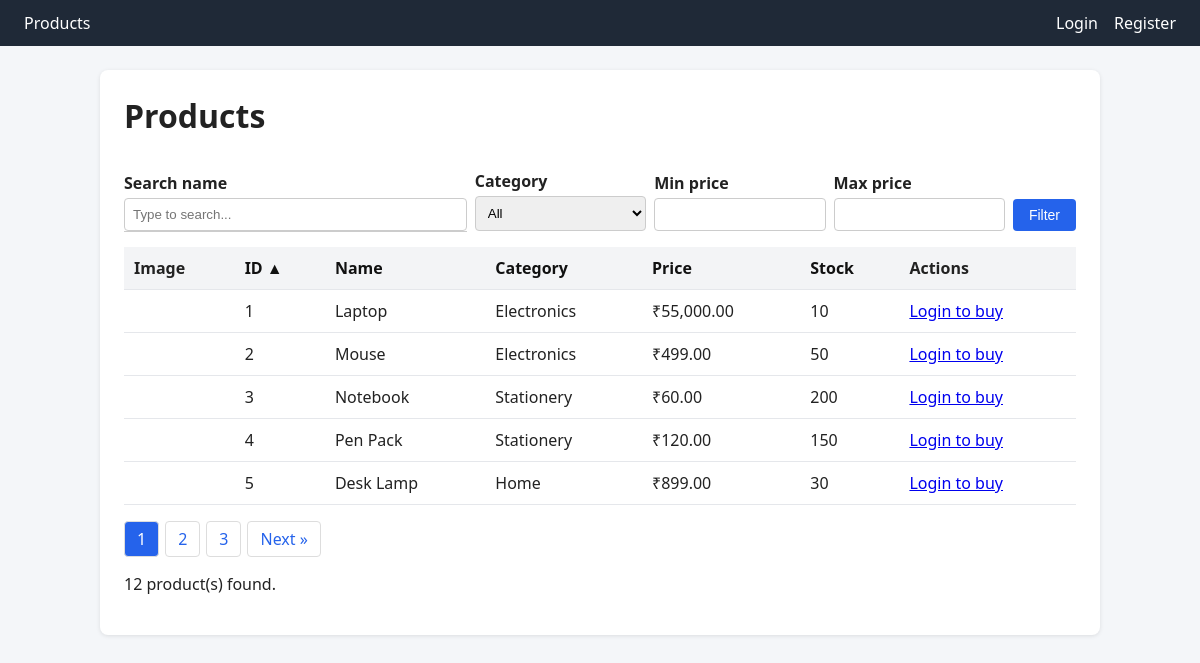
/products.php, run on the app's committed database.
### tables this page shows
CREATE TABLE IF NOT EXISTS products (
  id INT UNSIGNED AUTO_INCREMENT PRIMARY KEY,
  name VARCHAR(100) NOT NULL,
  category VARCHAR(50) NOT NULL,
  price DECIMAL(10,2) NOT NULL,
  stock INT UNSIGNED NOT NULL DEFAULT 0,
  image VARCHAR(255) DEFAULT NULL,
  created_at TIMESTAMP DEFAULT CURRENT_TIMESTAMP
);

### includes/functions.php (called while the page is built, shortened)
<?php
function e($value): string {
    return htmlspecialchars((string)$value, ENT_QUOTES, 'UTF-8');
}

### products.php (the view, shortened to what this page needs)
<?php
require_once 'config/db.php';
require_once 'includes/functions.php';
$q        = trim($_GET['q'] ?? '');
$min      = ($_GET['min'] ?? '') !== '' ? (float)$_GET['min'] : null;
$max      = ($_GET['max'] ?? '') !== '' ? (float)$_GET['max'] : null;
$sortable = ['id', 'name', 'category', 'price', 'stock'];
$sort  = in_array($_GET['sort'] ?? '', $sortable, true) ? $_GET['sort'] : 'id';
$order = (($_GET['order'] ?? 'asc') === 'desc') ? 'DESC' : 'ASC';
$where = []; $types = ''; $params = [];
$whereSql = $where ? 'WHERE ' . implode(' AND ', $where) : '';
$perPage = 5;
$page    = max(1, (int)($_GET['page'] ?? 1));
$stmt = $conn->prepare("SELECT COUNT(*) c FROM products $whereSql");
$stmt->execute();
$total = (int)$stmt->get_result()->fetch_assoc()['c'];
$pages = max(1, (int)ceil($total / $perPage));
$page  = min($page, $pages);
$offset = ($page - 1) * $perPage;
$stmt = $conn->prepare("SELECT * FROM products $whereSql ORDER BY $sort $order LIMIT ? OFFSET ?");
$t2 = $types . 'ii'; $p2 = array_merge($params, [$perPage, $offset]);
$stmt->bind_param($t2, ...$p2);
$stmt->execute();
$result = $stmt->get_result();
function url_with(array $over): string {
    return 'products.php?' . http_build_query(array_merge($_GET, $over));
}
function sort_link(string $col, string $label, string $cur, string $ord): string {
    $next = ($cur === $col && $ord === 'ASC') ? 'desc' : 'asc';
    $arrow = $cur === $col ? ($ord === 'ASC' ? ' ▲' : ' ▼') : '';
    return '<a href="' . e(url_with(['sort' => $col, 'order' => $next, 'page' => 1])) . '">' . e($label) . $arrow . '</a>';
}
include 'includes/header.php';
$loggedIn = !empty($_SESSION['user_id']);
?>
<h1>Products</h1>
<form method="get" class="filters">
  <div class="search-wrap">
    <label>Search name</label>
    <input type="text" id="search-box" name="q" value="<?= e($q) ?>" autocomplete="off" placeholder="Type to search...">
    <div id="suggestions"></div>
  </div>
  <div><label>Category</label>
    <select name="category"><option value="">All</option>
    </select></div>
  <div><label>Min price</label><input type="number" step="0.01" name="min" value="<?= $min !== null ? e($min) : '' ?>"></div>
  <div><label>Max price</label><input type="number" step="0.01" name="max" value="<?= $max !== null ? e($max) : '' ?>"></div>
  <div><button type="submit">Filter</button></div>
</form>
<table>
  <tr>
    <th>Image</th>
    <th><?= sort_link('id', 'ID', $sort, $order) ?></th>
    <th><?= sort_link('name', 'Name', $sort, $order) ?></th>
    <th><?= sort_link('category', 'Category', $sort, $order) ?></th>
    <th><?= sort_link('price', 'Price', $sort, $order) ?></th>
    <th><?= sort_link('stock', 'Stock', $sort, $order) ?></th>
    <th>Actions</th>
  </tr>
  <?php while ($p = $result->fetch_assoc()): ?>
  <tr>
    <td><?php if ($p['image']): ?><img class="thumb" src="uploads/<?= e($p['image']) ?>" alt=""><?php endif; ?></td>
    <td><?= (int)$p['id'] ?></td>
    <td><?= e($p['name']) ?></td>
    <td><?= e($p['category']) ?></td>
    <td>₹<?= number_format($p['price'], 2) ?></td>
    <td><?= (int)$p['stock'] ?></td>
    <td>
      <?php if ($loggedIn): ?>
        <form method="post" action="cart.php" style="display:inline">
          <input type="hidden" name="action" value="add"><input type="hidden" name="id" value="<?= (int)$p['id'] ?>">
          <button>Add to cart</button>
        </form>
        <a class="btn btn-gray" href="product_edit.php?id=<?= (int)$p['id'] ?>">Edit</a>
        <form method="post" action="product_delete.php" class="delete-form" style="display:inline">
          <input type="hidden" name="id" value="<?= (int)$p['id'] ?>">
          <input type="hidden" name="csrf" value="<?= e(csrf_token()) ?>">
          <button class="btn-danger">Delete</button>
        </form>
      <?php else: ?><a href="login.php">Login to buy</a><?php endif; ?>
    </td>
  </tr>
  <?php endwhile; ?>
</table>
<div class="pagination">
  <?php for ($i = 1; $i <= $pages; $i++): ?>
    <?php if ($i === $page): ?><span class="current"><?= $i ?></span>
    <?php else: ?><a href="<?= e(url_with(['page' => $i])) ?>"><?= $i ?></a><?php endif; ?>
  <?php endfor; ?>
  <?php if ($page < $pages): ?><a href="<?= e(url_with(['page' => $page + 1])) ?>">Next &raquo;</a><?php endif; ?>
</div>
<p><?= $total ?> product(s) found.</p>
<?php include 'includes/footer.php'; ?>

### includes/header.php (shortened to what this page needs)
<?php
require_once __DIR__ . '/functions.php';
$cartCount = isset($_SESSION['cart']) ? array_sum($_SESSION['cart']) : 0;
?>
<!DOCTYPE html>
<html lang="en">
<head>
<link rel="stylesheet" href="assets/style.css">
</head>
<body>
<nav>
  <a href="products.php">Products</a>
  <?php if (!empty($_SESSION['user_id'])): ?>
    <a href="dashboard.php">Dashboard</a>
    <a href="product_add.php">Add Product</a>
    <a href="cart.php">Cart (<?= (int)$cartCount ?>)</a>
    <span class="spacer"></span>
    <span>Hi, <?= e($_SESSION['username']) ?></span>
    <a href="logout.php">Logout</a>
  <?php else: ?>
    <a href="login.php">Login</a>
    <a href="register.php">Register</a>
  <?php endif; ?>
</nav>
<main>

### includes/footer.php (shortened to what this page needs)
</main>
</body>
</html>

### assets/style.css (style rules this page uses)
* { box-sizing:border-box }
body { font-family:Segoe UI,Arial,sans-serif;margin:0;background:#f4f6f9;color:#222 }
nav { display:flex;gap:16px;align-items:center;background:#1f2937;padding:12px 24px }
nav a,nav span { color:#fff;text-decoration:none }
main { max-width:1000px;margin:24px auto;background:#fff;padding:24px;border-radius:8px;box-shadow:0 1px 4px rgba(0,0,0,.1) }
h1,h2 { margin-top:0 }
label { display:block;margin:12px 0 4px;font-weight:600 }
input[type=text],input[type=email],input[type=password],input[type=number],input[type=file],select { width:100%;padding:8px;border:1px solid #ccc;border-radius:4px }
button,.btn { background:#2563eb;color:#fff;border:0;padding:8px 16px;border-radius:4px;cursor:pointer;text-decoration:none;display:inline-block;font-size:14px }
table { width:100%;border-collapse:collapse;margin-top:16px }
th,td { padding:10px;border-bottom:1px solid #e5e7eb;text-align:left }
th { background:#f3f4f6 }
th a { color:#111;text-decoration:none }
.filters { display:grid;grid-template-columns:2fr 1fr 1fr 1fr auto;gap:8px;align-items:end }
.pagination { margin-top:16px;display:flex;gap:6px;flex-wrap:wrap }
.pagination a,.pagination span { padding:6px 12px;border:1px solid #ddd;border-radius:4px;text-decoration:none;color:#2563eb }
.pagination .current { background:#2563eb;color:#fff }
.search-wrap { position:relative }
#suggestions { position:absolute;left:0;right:0;background:#fff;border:1px solid #ccc;border-top:0;z-index:10;max-height:200px;overflow:auto }

### data on the page
products: id "1", name "Laptop", category "Electronics", price "55,000.00", stock "10"
products: id "2", name "Mouse", category "Electronics", price "499.00", stock "50"
products: id "3", name "Notebook", category "Stationery", price "60.00", stock "200"
products: id "4", name "Pen Pack", category "Stationery", price "120.00", stock "150"
products: id "5", name "Desk Lamp", category "Home", price "899.00", stock "30"

### other printed values
$label "ID Name Category Price Stock"
$arrow "▲"
$total "12"
